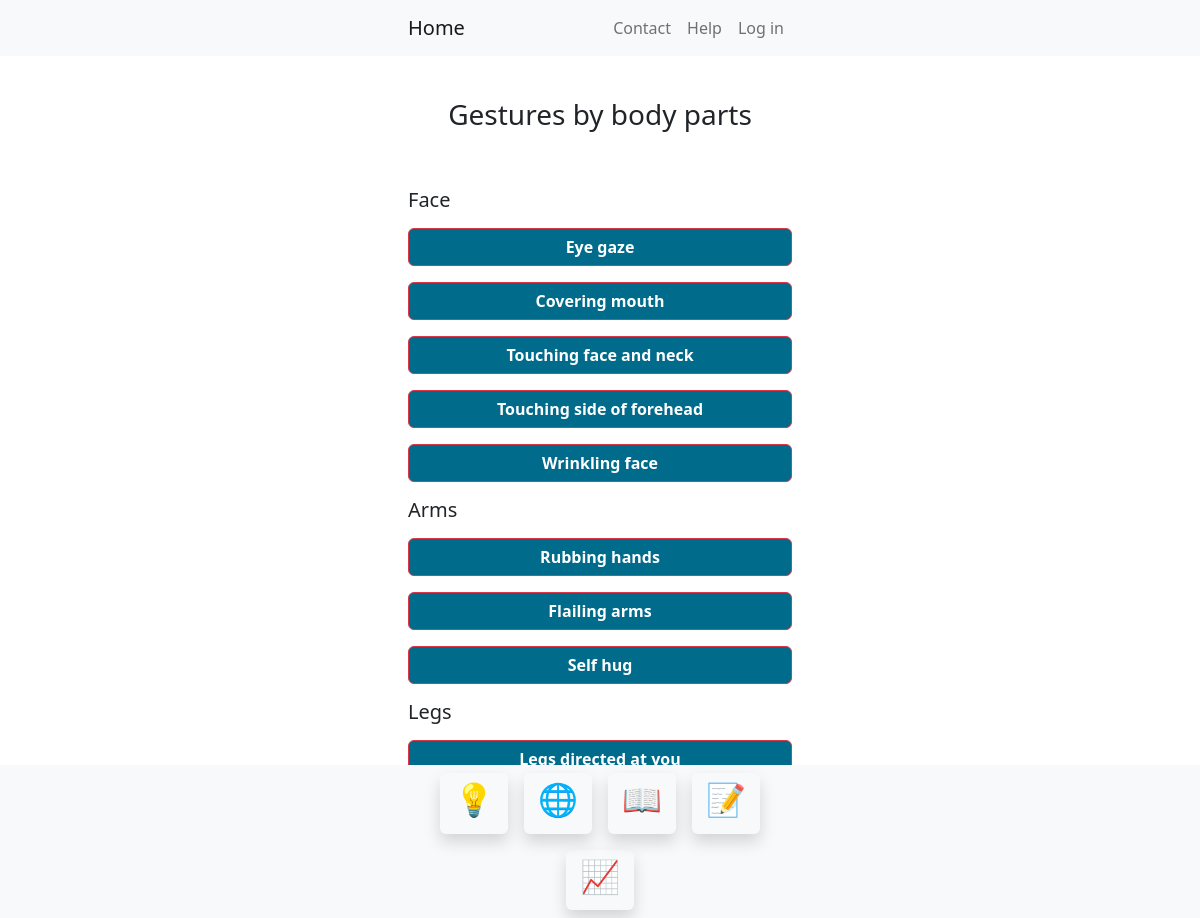
The page /body_parts/ on the database its author committed.
### BodyLanguage/models.py (models this page shows, shortened)
class Gesture(models.Model):
    user = models.ForeignKey(User, on_delete=models.CASCADE)
    gesture = models.CharField(max_length=50)
    category = models.CharField(max_length=50)
    image = models.ImageField(upload_to="images/")
    meaning = models.ManyToManyField(Meaning)  # meaning of gesture
    context = models.ManyToManyField(Context, blank=True)  # optional context
    behaviour = models.ManyToManyField(Behaviour, blank=True)  # optional behaviour
    male = models.BooleanField()
    female = models.BooleanField()
    adult = models.BooleanField()
    child = models.BooleanField()

### BodyLanguage/views.py (the view)
# urls.py: path('body_parts/', body_parts, name="body_parts"),
def body_parts(request):
    face = Gesture.objects.filter(category="face").all()
    arms = Gesture.objects.filter(category="arms").all()
    legs = Gesture.objects.filter(category="legs").all()
    context = {"face": face, "arms": arms, "legs": legs}
    return render(request, "body_parts.html", context=context)

### templates/body_parts.html (shortened to what this page needs)
<!DOCTYPE html>
<html lang="en">
<head>
    {% include "dependencies.html" %}
</head>
<body>
{% include "navbar.html" %}
<div class="row justify-content-center mb-4" id="content">
    <div class="col-4 mb-4">
        <h3 class="my-5 text-center">Gestures by body parts</h3>
        <div class="d-grid gap-2-auto">
            <div>
                <h5 class="my-2">Face</h5>
                <div class="d-grid gap-2-auto">
                    {% for f in face %}
                        <button class="my-2 btn btn-danger text-white" style="background-color: #006b8b"
                                onclick="toggleGesture('{{ f.id }}')"><b>{{ f.gesture }}</b></button>
                    {% endfor %}
                </div>
            </div>
                    <div>
                <h5 class="my-2">Arms</h5>
                <div class="d-grid gap-2-auto">
                    {% for arm in arms %}
                        <button class="my-2 btn btn-danger text-white" style="background-color: #006b8b"
                                onclick="toggleGesture('{{ arm.id }}')"><b>{{ arm.gesture }}</b></button>
                    {% endfor %}
                </div>
            </div>
                    <div>
                <h5 class="my-2">Legs</h5>
                <div class="d-grid gap-2-auto">
                    {% for leg in legs %}
                        <button class="my-2 btn btn-danger text-white" style="background-color: #006b8b"
                                onclick="toggleGesture('{{ leg.id }}')"><b>{{ leg.gesture }}</b></button>
                    {% endfor %}
                </div>
            </div>
        </div>
    </div>
</div>
{% include "footer.html" %}
</body>
</html>

### templates/dependencies.html (style rules this page uses)
html { height: 100%; }
html body { height: 100%; overflow: hidden; }
#content { position: absolute; top: 50px; bottom: 30px; right: 0; left: 0; overflow-y: auto; }

### rows shown on the page
Gesture: gesture "Eye gaze"
Gesture: gesture "Covering mouth"
Gesture: gesture "Touching face and neck"
Gesture: gesture "Touching side of forehead"
Gesture: gesture "Wrinkling face"
Gesture: gesture "Rubbing hands"
Gesture: gesture "Flailing arms"
Gesture: gesture "Self hug"
Gesture: gesture "Legs directed at you"
